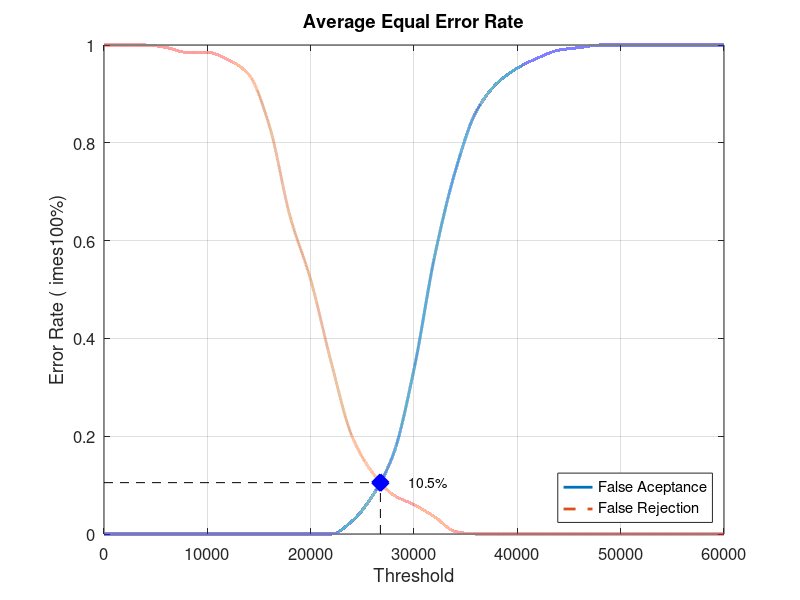
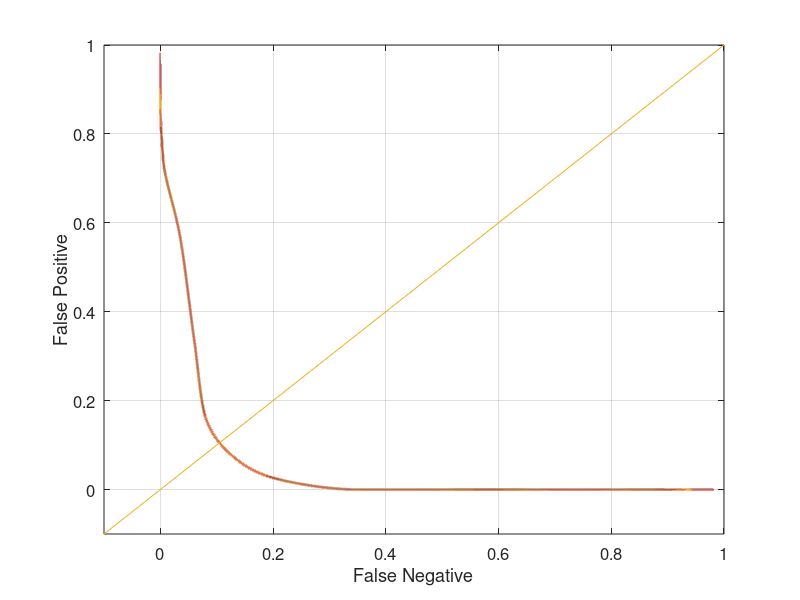

Write the MATLAB code that produced these figures, in order.
close all;
clear;
clc;
x = 0:2000:60000;
xq = 0:0.5:60000;

y0 = [0 0 0 0 0 0 0 0 0 0 0 0 0.0263158 0.0789474 0.163158 0.336842 0.568421 0.742105 0.863158 0.921053 0.952632 0.973684 0.989474 0.994737 1 1 1 1 1 1 1]
yy0 = interp1(x, y0, xq, 'pchip');
y1 = [1 1 1 0.995 0.985 0.985 0.97 0.94 0.835 0.65 0.52 0.35 0.2 0.125 0.08 0.06 0.035 0.005 0 0 0 0 0 0 0 0 0 0 0 0 0]
yy1 = interp1(x, y1, xq, 'pchip');

% Calculating EER: 
y2 = abs(y0 - y1);
find(y2 == min(y2))
yy2 = abs(yy0 - yy1);
xEER = find(yy2 == min(yy2));
xEERIndex = xq(xEER) % X-axis EER
yEER = yy0(xEER) % Y-axis EER

main = figure
plot(xq, yy0,'-','LineWidth', 2);	hold on
plot(xq, yy1,'--','LineWidth', 2);	hold on
plot([xEERIndex xEERIndex], [0 yEER], 'k--');	hold on
plot([0 xEERIndex], [yEER yEER], 'k--');	hold on
plot(xEERIndex, yEER, 'bx', 'LineWidth', 10);	hold on
text(xEERIndex + 10 * xEERIndex / 100, yEER, [num2str(round((10000 * yEER)) / 100) '%'])
legend('False Aceptance', 'False Rejection', 'Location', 'SouthEast')
xlabel('Threshold')
ylabel('Error Rate (	imes100%)')
title('Average Equal Error Rate')
set(gca, 'FontSize', 12)
axis([0 60000 0 1])
grid on

print(main, 'Database5_3Main', '-dpng');
FNRxFPR = figure('Color', [1 1 1]);
plot(yy1, yy0, '-', yy1, yy0, 'LineWidth', 2);
hold on
y = -0.1:0.1:1
plot(y, y); 
set(gca, 'FontSize', 12)
xlabel('False Negative')
ylabel('False Positive')
axis([-0.1 1 -0.1 1])
set(gca, 'FontSize', 12)
grid on

print(FNRxFPR, 'Database5_3FNRxFPR','-dpng');
